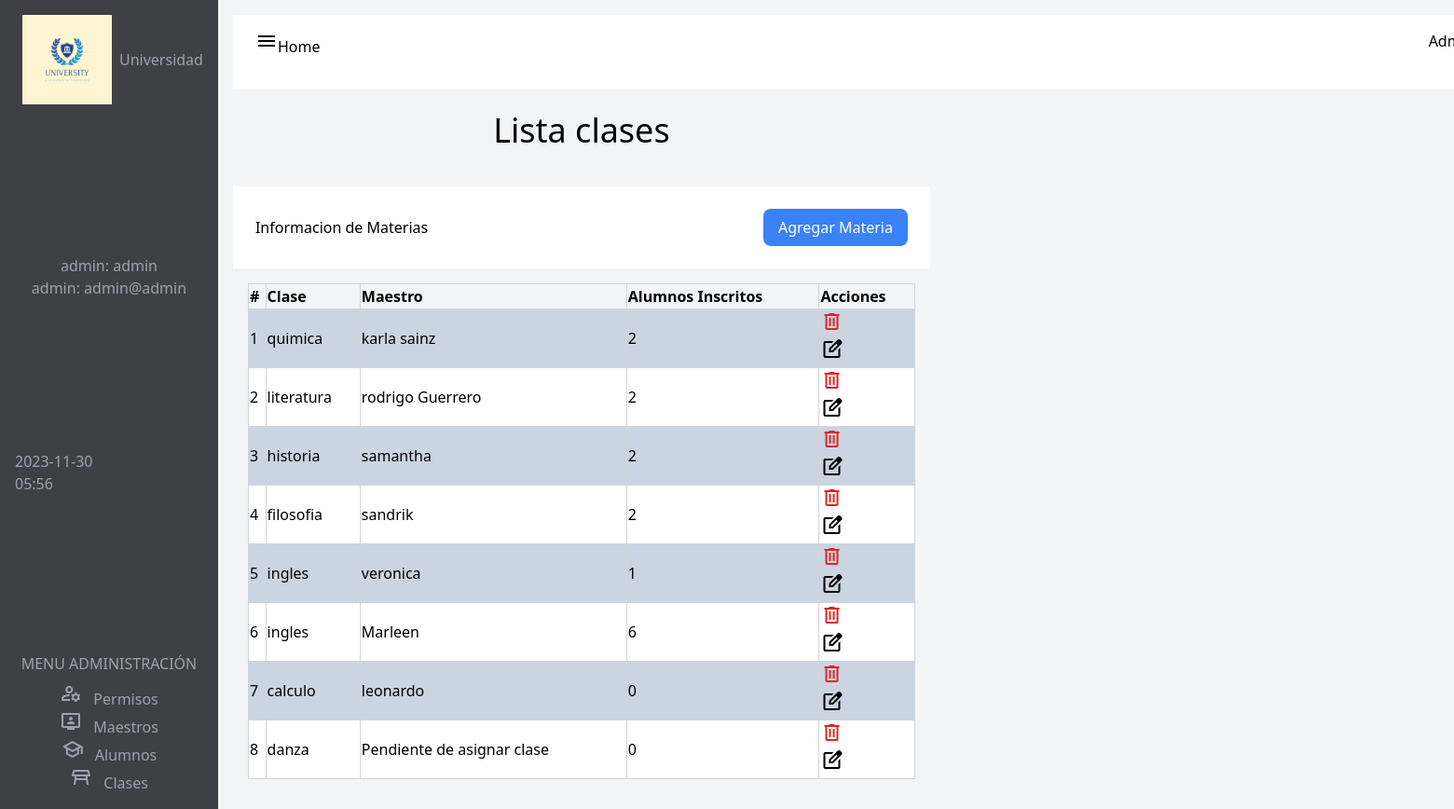
Page /vista-clases (signed in) on the committed database.
### tables this page shows
CREATE TABLE `materias` (
  `id` int(11) NOT NULL,
  `materia` varchar(50) DEFAULT NULL
);

### controllers/AdminController.php (called while the page is built, shortened)
<?php
require_once($_SERVER["DOCUMENT_ROOT"] . "/models/AdminModel.php");
class AdminController
{
    public function AllClases()
    {
        $materias = new Admin();
        $data = $materias->AllClases();
        include $_SERVER['DOCUMENT_ROOT'] . "/views/viewsAdmin/viewsClasesAdmin/VistaClasesAdmin.php";
    }
}

### basedata/Data.php (called while the page is built)
<?php
class Data
{
    private $host, $username, $password, $dbname, $dsn, $pdo;
    public function __construct()
    {
        $this->host = "localhost";
        $this->username = "root";
        $this->password = "";
        $this->dbname = "universidad";
        $this->dsn = "mysql:host=$this->host;dbname=$this->dbname";
    }
    public function connect()
    {
        $options = [PDO::ATTR_ERRMODE, PDO::ERRMODE_EXCEPTION];
        try {
            $this->pdo = new PDO($this->dsn, $this->username, $this->password, $options);
            return $this->pdo;
        } catch (PDOException $e) {
            echo "Error: " . $e->getMessage();
        }
    }
}

### models/AdminModel.php (called while the page is built, shortened)
<?php
require_once($_SERVER["DOCUMENT_ROOT"] . "/basedata/Data.php");
class Admin
{
    private $connection;
    public function __construct()
    {
        $data = new Data();
        $this->connection = $data->connect();
    }
    public function AllClases()
    {
        $res = $this->connection->query("SELECT
        m.id AS id_materia,
        m.materia,
        ma.nombre AS nombre_maestro,
        COUNT(ac.id_alumno) AS total_alumnos
    FROM materias m
    LEFT JOIN clases c ON m.id = c.id_materia
    LEFT JOIN maestros ma ON c.id_maestro = ma.id
    LEFT JOIN alumnos_clase ac ON c.id = ac.id_clase
    GROUP BY m.id, ma.id, ma.nombre;
    ");
        $data = $res->fetchAll(PDO::FETCH_ASSOC);
        return $data;
    }
}

### views/viewsAdmin/viewsClasesAdmin/VistaClasesAdmin.php (the view, shortened to what this page needs)
<?php
$userData = $_SESSION['user'];
?>
<!DOCTYPE html>
<html lang="en">
<head>
    <script src="https://cdn.tailwindcss.com"></script>
</head>
<body class="flex bg-gray-100">
    <section id="bloque" class="bg-zinc-700 text-gray-400 h-screen flex flex-col justify-between p-4">
        <section id="logo" class="flex items-center">
            <img src="/img/logo.jpg" alt="" class="w-24 mx-2">
            <h2 class="text-center">Universidad</h2>
        </section>
        <section id="admin" class="text-center">
        <h2>admin:  <?php echo $userData['nombre']; ?></h2>
            <p>admin:  <?php echo $userData['correo']; ?></p>
        </section>
        <?php
        $fecha= date('Y-m-d');
        $hora = date('H:i');
        echo "$fecha";
        echo "<br>";
        echo "$hora";
        ?>
        <section id="cuerpo" class="mt-2">
            <h2 class="text-center mb-2">MENU ADMINISTRACIÓN</h2>
            <div class="flex flex-col items-center">
                <div>
                    <span class="material-symbols-outlined">manage_accounts</span>
                    <a href="/vista-permisos" class="ml-2">Permisos</a>
                </div>
                <div>
                    <span class="material-symbols-outlined">tv_signin</span>
                    <a href="/vista-maestros" class="ml-2">Maestros</a>
                </div>
                <div>
                    <span class="material-symbols-outlined">school</span>
                    <a href="/vista-alumnos" class="ml-2">Alumnos</a>
                </div>
                <div>
                    <span class="material-symbols-outlined">table_restaurant</span>
                    <a href="/vista-clases" class="ml-2">Clases</a>
                </div>
            </div>
        </section>
    </section>
    <section class="w-1/2 p-4">
        <section id="home" class="flex w-full bg-white p-4 " style="width: 1450px;">
            <div>
                <a href="/vista-home" class="ml-2"><span class="material-symbols-outlined">menu</span>Home</a>
            </div>
            <div class="ml-auto">
                Administrador
            </div>
        </section>
        <section id="Dashboard" class="mb-4">
            <h1 class="text-center text-4xl text-black p-6">Lista clases</h1>
        </section>
        <section id="bienvenido" class="w-full bg-white p-6 max-w-screen-xl flex items-center">
            <h6 class="text-left">Informacion de Materias</h6>
            <a href="/add-materia" class="bg-blue-500 hover:bg-blue-600 rounded-lg px-4 py-2 text-white ml-auto">
                Agregar Materia
            </a>
        </section>
        <div class="w-full p-4 overflow-x-auto">
            <table class="w-full border border-gray-300">
                <thead>
                    <tr>
                        <th class="border border-gray-300 text-left align-middle">#</th>
                        <th class="border border-gray-300 text-left align-middle">Clase</th>
                        <th class="border border-gray-300 text-left align-middle">Maestro</th>
                        <th class="border border-gray-300 text-left align-middle">Alumnos Inscritos</th>
                        <th class="border border-gray-300 text-left align-middle">Acciones</th>
                    </tr>
                </thead>
                <tbody>
                    <?php foreach ($data as $index => $admin) { ?>
                        <tr class="<?= $index % 2 === 0 ? 'bg-slate-300' : 'bg-white' ?>">
                            <td class="border border-gray-300"><?= $index + 1 ?></td>
                            <td class="border border-gray-300"><?= $admin["materia"] ?></td>
                            <td class="border border-gray-300"><?= $admin["nombre_maestro"] ?></td>
                            <td class="border border-gray-300"><?= $admin["total_alumnos"] ?></td>
                            <td class="border border-gray-300 ">
                                <form action="/materia-delete" method="post">
                                    <button type="submit">
                                        <span class="material-symbols-outlined text-red-600">delete</span>
                                    </button>
                                </form>
                                <a href="edit-clases?id=<?= $admin['id_materia'] ?>"> <span class="material-symbols-outlined">
                                    </span></a>
                            </td>
                        </tr>
                    <?php } ?>
                </tbody>
            </table>
        </div>
    </section>
</body>
</html>

### rows in the picture
materias: materia "quimica", nombre_maestro "karla sainz", total_alumnos "2"
materias: materia "literatura", nombre_maestro "rodrigo Guerrero", total_alumnos "2"
materias: materia "historia", nombre_maestro "samantha", total_alumnos "2"
materias: materia "filosofia", nombre_maestro "sandrik", total_alumnos "2"
materias: materia "ingles", nombre_maestro "veronica", total_alumnos "1", nombre_maestro "Marleen", total_alumnos "6"
materias: materia "calculo", nombre_maestro "leonardo", total_alumnos "0"
materias: materia "danza", nombre_maestro "Pendiente de asignar clase", total_alumnos "0"

### other values in the picture
$userData['nombre'] "admin"
$userData['correo'] "admin@admin"
